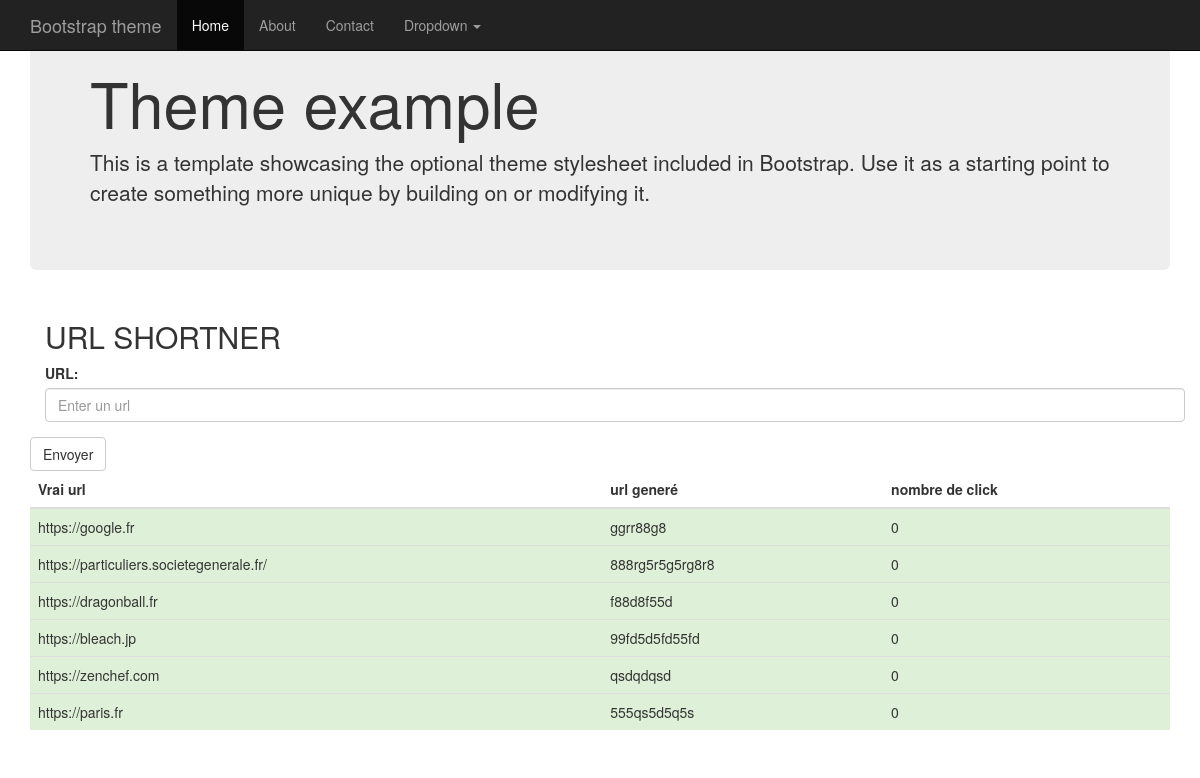
The page / on the database its author committed.
### tables this page shows
CREATE TABLE `urls` (
  `id` int(11) NOT NULL,
  `url` varchar(255) NOT NULL,
  `url_genere` varchar(255) NOT NULL,
  `clicks` int(11) NOT NULL
);

### index.php (the view, shortened to what this page needs)
<!DOCTYPE html>
<html lang="en">
  <head>
    <link href="css/bootstrap.min.css" rel="stylesheet">
  </head>
  <body>
    <nav class="navbar navbar-inverse navbar-fixed-top">
      <div class="container">
        <div class="navbar-header">
          <a class="navbar-brand" href="#">Bootstrap theme</a>
        </div>
        <div id="navbar" class="navbar-collapse collapse">
          <ul class="nav navbar-nav">
            <li class="active"><a href="#">Home</a></li>
            <li><a href="#about">About</a></li>
            <li><a href="#contact">Contact</a></li>
            <li class="dropdown">
              <a href="#" class="dropdown-toggle" data-toggle="dropdown" role="button" aria-haspopup="true" aria-expanded="false">Dropdown <span class="caret"></span></a>
            </li>
          </ul>
        </div>
      </div>
    </nav>
      <div class="container theme-showcase" role="main">
      <div class="jumbotron">
        <h1>Theme example</h1>
        <p>This is a template showcasing the optional theme stylesheet included in Bootstrap. Use it as a starting point to create something more unique by building on or modifying it.</p>
      </div>
    <div class="container">
      <h2>URL SHORTNER</h2>
      <form method="POST" action="traitement.php">
        <div class="form-group">
          <label for="url">URL:</label>
          <input type="url" class="form-control" id="url" placeholder="Enter un url">
        </div>
        </div>
        <button type="submit" class="btn btn-default">Envoyer</button>
    </div>
    <div class="container">
        <?php
            $bdd = new PDO('mysql:host=localhost;port=3307;dbname=urlbase', 'root', '');
            $requete = $bdd->query("SELECT * FROM urls");
        ?>
      <table class="table">
        <thead>
          <tr>
            <th>Vrai url</th>
            <th>url generé</th>
            <th>nombre de click</th>
          </tr>
        </thead>
        <tbody>
        <?php foreach($requete->fetchAll() as $resultat) { ?>
          <tr class="success">
            <td><?php echo $resultat['url'] ?></td>
            <td><?php echo $resultat['url_genere'] ?></td>
            <td><?php echo $resultat['clicks'] ?></td>
          </tr>
          <?php } ?>
        </tbody>
      </table>
    </div>
  </body>
</html>

### rows shown on the page
urls: url "https://google.fr", url_genere "ggrr88g8", clicks "0"
urls: url "https://particuliers.societegenerale.fr/", url_genere "888rg5r5g5rg8r8", clicks "0"
urls: url "https://dragonball.fr", url_genere "f88d8f55d", clicks "0"
urls: url "https://bleach.jp", url_genere "99fd5d5fd55fd", clicks "0"
urls: url "https://zenchef.com", url_genere "qsdqdqsd", clicks "0"
urls: url "https://paris.fr", url_genere "555qs5d5q5s", clicks "0"
